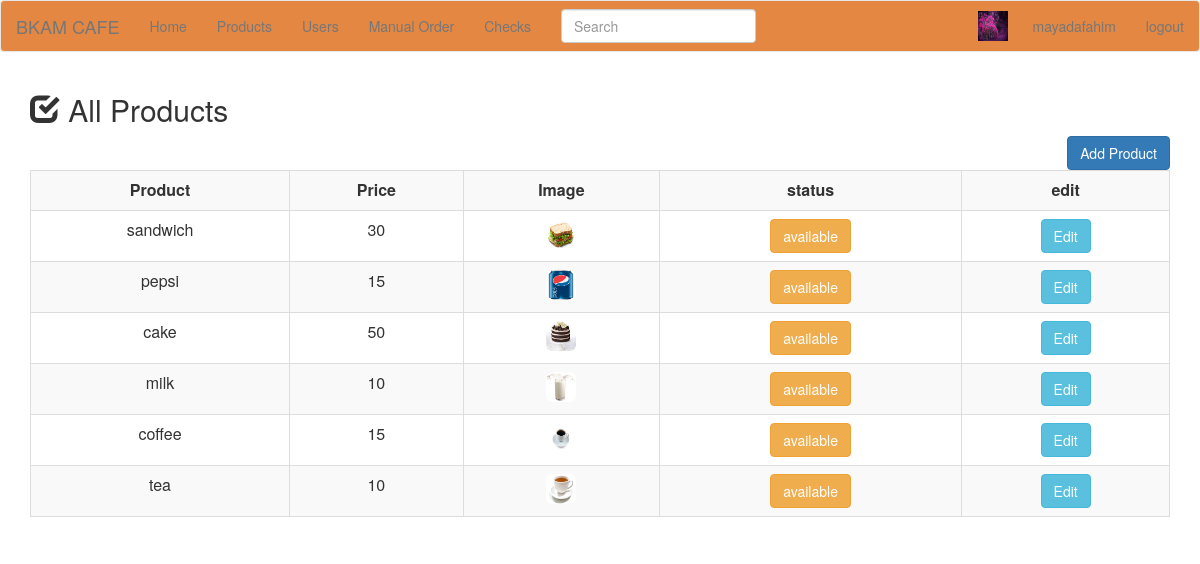
/php/allproducts.php (signed in), run on the app's committed database.
### tables this page shows
CREATE TABLE `products` (
  `id` int(11) NOT NULL AUTO_INCREMENT,
  `name` varchar(25) DEFAULT NULL,
  `price` float DEFAULT NULL,
  `image` varchar(50) DEFAULT NULL,
  `category_id` int(11) DEFAULT NULL,
  `status` varchar(20) DEFAULT NULL,
  PRIMARY KEY (`id`),
  UNIQUE KEY `name` (`name`)
);

### php/ORM.php (called while the page is built, shortened)
<?php
class ORM {
    static $conn;
    private $dbconn;
    protected $table;
    static function getInstance(){
        if(self::$conn == null){
            self::$conn = new ORM();
        }
        return self::$conn;
    }
    protected function __construct(){
        extract($GLOBALS['conf']);
        $this->dbconn = new mysqli($host, $username, $password, $database);
    }
    function setTable($table){
        $this->table = $table;
    }
    function select($data){
        $a=array();
        $query="select * from $this->table ";
         $state = $this->dbconn->query($query);
        if(! $state){
         return $this->dbconn->error;
        }
        else{
            for ($row_no = $state->num_rows - 1; $row_no >= 0; $row_no--) {
            $state->data_seek($row_no);
            $row = $state->fetch_assoc();
            array_push($a,$row);
         }
        }
        return $a;
    }
 }

### php/allproducts.php (the view, shortened to what this page needs)
<html>
<head>
	<link rel="stylesheet" href="http://maxcdn.bootstrapcdn.com/bootstrap/3.2.0/css/bootstrap.min.css">
	<link rel="stylesheet" href="style.css">
</head>
<body>
<?php
include "main.php";
include "ORM.php";
if($_SESSION['type']=="user"){
  echo "PERMISSION DENIED ";
  echo "you dont have permission to access this page";
}
else{
	$select_products=ORM::getInstance();
	$select_products->setTable('products');
	$selected_items=$select_products->select(array());
?>
<div class="container">
	<h2><span class="glyphicon glyphicon-check"></span>	All Products</h2>
<a href="/project/php/addproduct.php"  class="btn btn-primary pull-right"  role="button" >Add Product</a>
<table  class="table table-bordered  table-striped text-center top">
<th><center>Product</th>
<th><center>Price</th>
<th><center>Image</th>
<th><center>status</th>
<th><center>edit</th>
<?php for($item=0;$item<count($selected_items);$item++){ ?>
<tr>
<td><?php echo $selected_items[$item]['name']; ?></td>
<td><?php echo $selected_items[$item]['price']; ?></td>
<td><img src="../image/<?php echo $selected_items[$item]['image']; ?>"height="30px" width="30px"class="img-rounded " ></td>
<td>
<input type="submit" id="<?php echo $selected_items[$item]['id']?>" class="btn btn-warning" value="<?php echo $selected_items[$item]['status']?>" onclick="ajax(<?php echo $selected_items[$item]['id']?>,'<?php echo $selected_items[$item]['status']?>')">
<td><a href=" /project/php/editproduct.php/?id=<?php echo $selected_items[$item]['id'];?>" role="button" class="btn btn-info">Edit</a></td>
</td>
</tr>
<?php } ?>
</table >
</div>
<?php } ?>
</body>
</html>

### php/main.php (shortened to what this page needs)
<html>
	<head>
  		<link rel="stylesheet" href="http://maxcdn.bootstrapcdn.com/bootstrap/3.2.0/css/bootstrap.min.css">
      <link rel="stylesheet" href="style.css">
	</head>
	<body>
		<nav class="navbar navbar-default">
  			<div class="container-fluid">
    <div class="navbar-header">
      <a class="navbar-brand" href="#">BKAM CAFE</a>
    </div>
    <div>
      <ul class="nav navbar-nav">
        <li><a href="http://localhost/project/php/orders.php">Home</a></li>
        <li><a href="http://localhost/project/php/allproducts.php">Products</a></li>
        <li><a href="http://localhost/project/php/allusers.php">Users</a></li>
        <li><a href="http://localhost/project/php/manual.php">Manual Order</a></li>
        <li><a href="http://localhost/project/php/checks.php">Checks</a></li>
        <li><div class="navbar-form">
    		<input type="text" class="form-control " placeholder="Search">
  			</div></li>
	</ul>
      <ul class="nav navbar-nav navbar-right">
        <li><img src="<?php session_start();if(isset($_SESSION['image'])) echo $_SESSION['image'];?>"  height="30" width="30" class="navbar-img right top"></li>
        <li class="navbar-text"> <?php if(isset($_SESSION['username'])) echo $_SESSION['username']?> </li>
        <li> <a href="http://localhost/project/php/logout.php">logout</a> </li>
      </ul>
    </div>
  </div>
</nav>
	</body>
</html>

### php/style.css (style rules this page uses)
.navbar-default { background-color: #E48743; color: black; }
.top { margin-top:200px; }
.navbar-nav li { color: black; }

### php/main.php (style rules this page uses)
.right { margin-right:10px; }
.top { margin-top:10px; }

### data on the page
products: name "sandwich", price "30", image (picture), status "available"
products: name "pepsi", price "15", image (picture), status "available"
products: name "cake", price "50", image (picture), status "available"
products: name "milk", price "10", image (picture), status "available"
products: name "coffee", price "15", image (picture), status "available"
products: name "tea", price "10", image (picture), status "available"

### other printed values
$_SESSION['username'] "mayadafahim"
